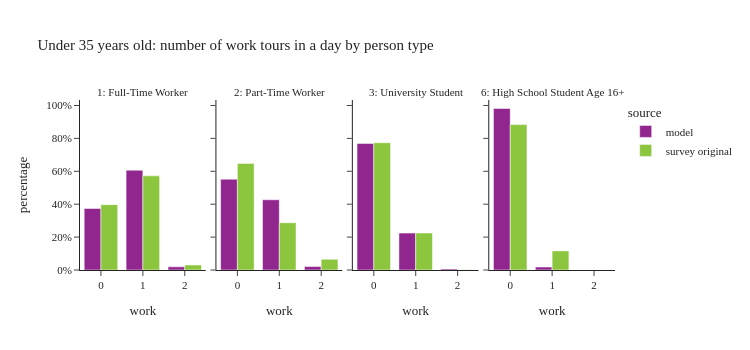

The cell this chart's notebook holds for it:
### Code cell
plot_work_tour_ptype(per_data[(per_data['ptype'].isin(worker_ptype)) & (per_data['age']<=35)],"Under 35 years old: number of work tours in a day by person type")

### Figure 1 — Plotly figure (JSON) as saved in the notebook; plotly's stock layout.template omitted (floating-point values rounded to 4 significant figures)
{"data": [{"alignmentgroup": "True", "customdata": [[261397], [423977], [13439]], "hovertemplate": "source=model<br>ptype_label=1: Full-Time Worker<br>work=%{x}<br>percentage=%{y}<br>sample_size=%{customdata[0]}<extra></extra>", "legendgroup": "model", "marker": {"color": "#91268F", "pattern": {"shape": ""}}, "name": "model", "offsetgroup": "model", "orientation": "v", "showlegend": true, "textposition": "auto", "type": "bar", "x": [0.0, 1.0, 2.0], "xaxis": "x", "y": [0.3741, 0.6067, 0.01923], "yaxis": "y"}, {"alignmentgroup": "True", "customdata": [[67235], [51982], [2537]], "hovertemplate": "source=model<br>ptype_label=2: Part-Time Worker<br>work=%{x}<br>percentage=%{y}<br>sample_size=%{customdata[0]}<extra></extra>", "legendgroup": "model", "marker": {"color": "#91268F", "pattern": {"shape": ""}}, "name": "model", "offsetgroup": "model", "orientation": "v", "showlegend": false, "textposition": "auto", "type": "bar", "x": [0.0, 1.0, 2.0], "xaxis": "x2", "y": [0.5522, 0.4269, 0.02084], "yaxis": "y2"}, {"alignmentgroup": "True", "customdata": [[103929], [30324], [840]], "hovertemplate": "source=model<br>ptype_label=3: University Student<br>work=%{x}<br>percentage=%{y}<br>sample_size=%{customdata[0]}<extra></extra>", "legendgroup": "model", "marker": {"color": "#91268F", "pattern": {"shape": ""}}, "name": "model", "offsetgroup": "model", "orientation": "v", "showlegend": false, "textposition": "auto", "type": "bar", "x": [0.0, 1.0, 2.0], "xaxis": "x3", "y": [0.7693, 0.2245, 0.006218], "yaxis": "y3"}, {"alignmentgroup": "True", "customdata": [[125195], [2333]], "hovertemplate": "source=model<br>ptype_label=6: High School Student Age 16+<br>work=%{x}<br>percentage=%{y}<br>sample_size=%{customdata[0]}<extra></extra>", "legendgroup": "model", "marker": {"color": "#91268F", "pattern": {"shape": ""}}, "name": "model", "offsetgroup": "model", "orientation": "v", "showlegend": false, "textposition": "auto", "type": "bar", "x": [0.0, 1.0], "xaxis": "x4", "y": [0.9817, 0.01829], "yaxis": "y4"}, {"alignmentgroup": "True", "customdata": [[614], [577], [17]], "hovertemplate": "source=survey original<br>ptype_label=1: Full-Time Worker<br>work=%{x}<br>percentage=%{y}<br>sample_size=%{customdata[0]}<extra></extra>", "legendgroup": "survey original", "marker": {"color": "#8CC63E", "pattern": {"shape": ""}}, "name": "survey original", "offsetgroup": "survey original", "orientation": "v", "showlegend": true, "textposition": "auto", "type": "bar", "x": [0.0, 1.0, 2.0], "xaxis": "x", "y": [0.3973, 0.5722, 0.03057], "yaxis": "y"}, {"alignmentgroup": "True", "customdata": [[138], [56], [4]], "hovertemplate": "source=survey original<br>ptype_label=2: Part-Time Worker<br>work=%{x}<br>percentage=%{y}<br>sample_size=%{customdata[0]}<extra></extra>", "legendgroup": "survey original", "marker": {"color": "#8CC63E", "pattern": {"shape": ""}}, "name": "survey original", "offsetgroup": "survey original", "orientation": "v", "showlegend": false, "textposition": "auto", "type": "bar", "x": [0.0, 1.0, 2.0], "xaxis": "x2", "y": [0.6479, 0.2873, 0.06485], "yaxis": "y2"}, {"alignmentgroup": "True", "customdata": [[227], [53], [1]], "hovertemplate": "source=survey original<br>ptype_label=3: University Student<br>work=%{x}<br>percentage=%{y}<br>sample_size=%{customdata[0]}<extra></extra>", "legendgroup": "survey original", "marker": {"color": "#8CC63E", "pattern": {"shape": ""}}, "name": "survey original", "offsetgroup": "survey original", "orientation": "v", "showlegend": false, "textposition": "auto", "type": "bar", "x": [0.0, 1.0, 2.0], "xaxis": "x3", "y": [0.7737, 0.2249, 0.001385], "yaxis": "y3"}, {"alignmentgroup": "True", "customdata": [[86], [5]], "hovertemplate": "source=survey original<br>ptype_label=6: High School Student Age 16+<br>work=%{x}<br>percentage=%{y}<br>sample_size=%{customdata[0]}<extra></extra>", "legendgroup": "survey original", "marker": {"color": "#8CC63E", "pattern": {"shape": ""}}, "name": "survey original", "offsetgroup": "survey original", "orientation": "v", "showlegend": false, "textposition": "auto", "type": "bar", "x": [0.0, 1.0], "xaxis": "x4", "y": [0.8838, 0.1162], "yaxis": "y4"}], "layout": {"annotations": [{"font": {}, "showarrow": false, "text": "1: Full-Time Worker", "x": 0.1175, "xanchor": "center", "xref": "paper", "y": 1.0, "yanchor": "bottom", "yref": "paper"}, {"font": {}, "showarrow": false, "text": "2: Part-Time Worker", "x": 0.3725, "xanchor": "center", "xref": "paper", "y": 1.0, "yanchor": "bottom", "yref": "paper"}, {"font": {}, "showarrow": false, "text": "3: University Student", "x": 0.6275, "xanchor": "center", "xref": "paper", "y": 1.0, "yanchor": "bottom", "yref": "paper"}, {"font": {}, "showarrow": false, "text": "6: High School Student Age 16+", "x": 0.8825, "xanchor": "center", "xref": "paper", "y": 1.0, "yanchor": "bottom", "yref": "paper"}], "barmode": "group", "height": 350, "legend": {"title": {"text": "source"}, "tracegroupgap": 0}, "title": {"text": "Under 35 years old: number of work tours in a day by person type"}, "width": 750, "xaxis": {"anchor": "y", "domain": [0.0, 0.235], "title": {"text": "work"}}, "xaxis2": {"anchor": "y2", "domain": [0.255, 0.49], "matches": "x", "title": {"text": "work"}}, "xaxis3": {"anchor": "y3", "domain": [0.51, 0.745], "matches": "x", "title": {"text": "work"}}, "xaxis4": {"anchor": "y4", "domain": [0.765, 1.0], "matches": "x", "title": {"text": "work"}}, "yaxis": {"anchor": "x", "domain": [0.0, 1.0], "tickformat": ".0%", "title": {"text": "percentage"}}, "yaxis2": {"anchor": "x2", "domain": [0.0, 1.0], "matches": "y", "showticklabels": false, "tickformat": ".0%"}, "yaxis3": {"anchor": "x3", "domain": [0.0, 1.0], "matches": "y", "showticklabels": false, "tickformat": ".0%"}, "yaxis4": {"anchor": "x4", "domain": [0.0, 1.0], "matches": "y", "showticklabels": false, "tickformat": ".0%"}}}
